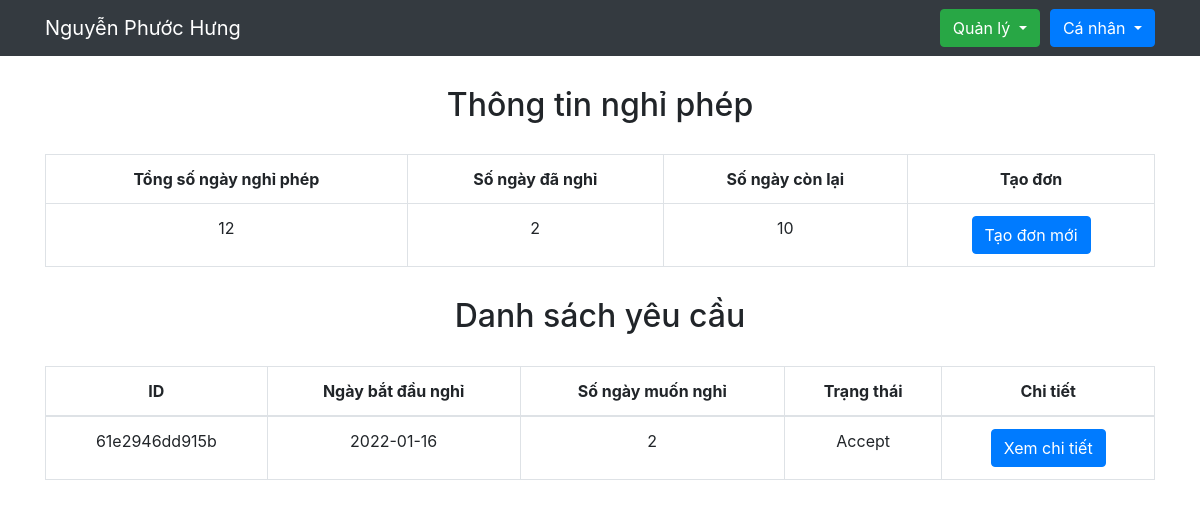
The app's page /views/employee_dayoff.php (signed in) with its own data.
### tables this page shows
CREATE TABLE `day_off` (
  `id` varchar(50) NOT NULL,
  `employeeId` varchar(50) NOT NULL,
  `day_start` date NOT NULL,
  `reason` varchar(100) NOT NULL,
  `result` varchar(50) NOT NULL,
  `reason_result` varchar(100) DEFAULT NULL,
  `department_id` varchar(50) NOT NULL,
  `num_day_off` varchar(50) NOT NULL,
  `day_off_request` varchar(50) NOT NULL,
  `tag_file` varchar(100) NOT NULL,
  `day_off_response` date DEFAULT NULL,
  `date_request` date DEFAULT NULL
);

### admin/db.php (called while the page is built, shortened)
<?php
function open_database()
{
    $conn = new mysqli(host, user, pass, db);
    $conn->set_charset("utf8");
    return $conn;
}
function sum_dayoff($id)
{
    $sql = 'select sum(convert(num_day_off, int)) as "sumd" from day_off where employeeId = ?';
    $conn = open_database();
    $stm = $conn->prepare($sql);
    $stm->bind_param('s', $id);
    if (!$stm->execute()) {
        return array('code' => 1, 'error' => 'Can not execute command');
    }
    $result = $stm->get_result();
    return $result->fetch_assoc();
}
function get_dayoff_request($id)
{
    $sql = 'select * from day_off where employeeId = ? ORDER BY date_request DESC';
    $conn = open_database();
    $stm = $conn->prepare($sql);
    $stm->bind_param('s', $id);
    if (!$stm->execute()) {
        return array('code' => 1, 'error' => 'Can not execute command');
    }
    $result = $stm->get_result();
    return array('code' => 0, 'data' => $result);
}

### views/employee_dayoff.php (the view, shortened to what this page needs)
<?php
if ($_SESSION['possition'] == "leader") {
    include_once "../views/navbar_leader.php";
} else if ($_SESSION['possition'] == "employee") {
    include_once "../views/navbar_employee.php";
} else {
    header('Location: unknown.php');
}
require_once('../admin/db.php');
$user_id = $_SESSION['user'];
$dayoff = sum_dayoff($user_id);
if ($_SESSION['possition'] === "leader") {
    $dayleff = 15 - $dayoff['sumd'];
} else {
    $dayleff = 12 - $dayoff['sumd'];
}
$data = get_dayoff_request($user_id);
?>
    <div class="container">
        <h2 class="text-center" style="margin:30px 30px 30px 30px">Thông tin nghỉ phép</h2>
        <table class="table table-bordered text-center">
            <tr>
                <th>Tổng số ngày nghỉ phép</th>
                <th>Số ngày đã nghỉ</th>
                <th>Số ngày còn lại</th>
                <th>Tạo đơn</th>
            </tr>
            <?php
            if ($_SESSION['possition'] == "employee") {
            ?>
                <tr>
                    <td>12</td>
                    <td><?= $dayoff['sumd'] ?></td>
                    <td><?= $dayleff ?></td>
                    <td><a href="create_form_dayoff.php" class="btn btn-primary">Tạo đơn mới</a></td>
                </tr>
                <?php
            }
                ?>
        </table>
        <h2 class="text-center" style="margin:30px 30px 30px 30px">Danh sách yêu cầu</h2>
        <table class="table table-bordered text-center">
            <tr>
                <th>ID</th>
                <th>Ngày bắt đầu nghỉ</th>
                <th>Số ngày muốn nghỉ</th>
                <th>Trạng thái</th>
                <th>Chi tiết</th>
            </tr>
            <tbody>
                <?php
                if ($data['code'] == 0) {
                    while ($row = $data['data']->fetch_assoc()) {
                ?>
                        <tr>
                            <td><?= $row['id'] ?></td>
                            <td><?= $row['day_start'] ?></td>
                            <td><?= $row['day_off_request'] ?></td>
                            <td><?= $row['result'] ?></td>
                            <td>
                                <?php
                                if ($row['result'] == "Waiting") {
                                ?>
                                    <a class="btn btn-primary" href="../views/dayoff_detail.php?id=<?= $row['id'] ?>">Xem chi tiết</a>
                                <?php
                                } else {
                                ?>
                                    <a class="btn btn-primary" href="../views/dayoff_detail.php?id=<?= $row['id'] ?>">Xem chi tiết</a>
                                <?php
                                }
                                ?>
                            </td>
                        </tr>
                <?php
                    }
                }
                ?>
            </tbody>
        </table>
    </div>

### records on screen
day_off: id "61e2946dd915b", day_start "2022-01-16", day_off_request "2", result "Accept"

### other values on screen
$_SESSION['fullname'] "Nguyễn Phước Hưng"
$dayoff['sumd'] "2"
$dayleff "10"
